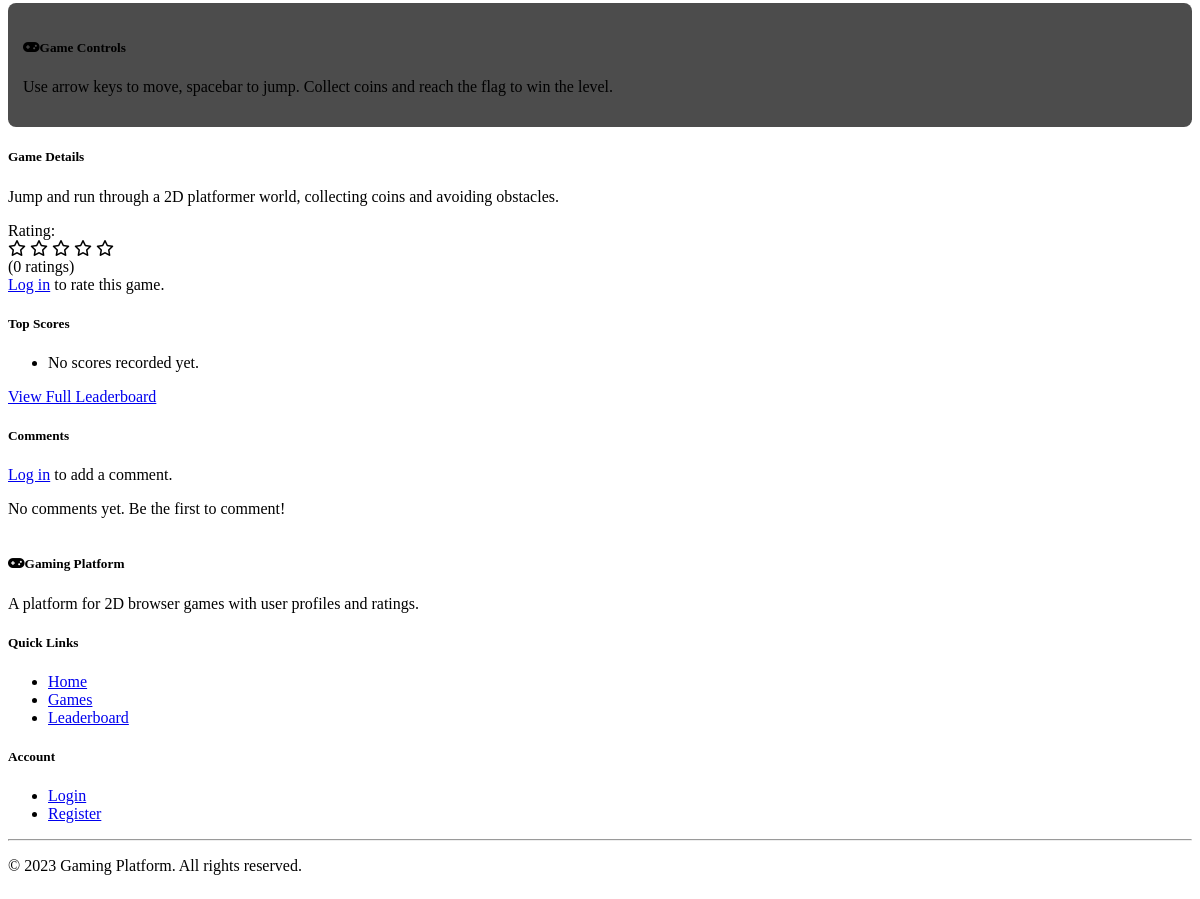
The page /game/3 (lower part) on the database as committed earlier.
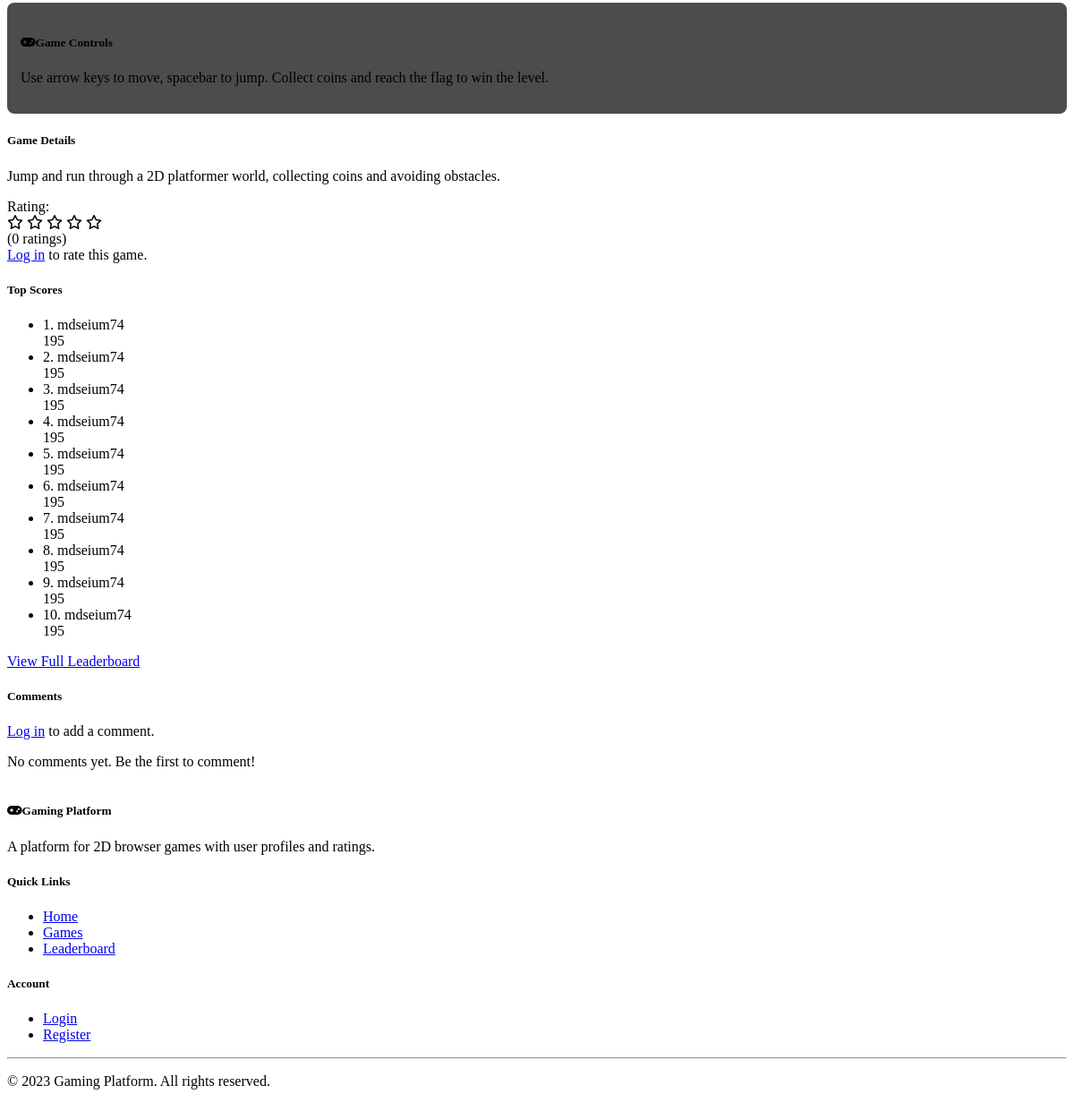
The same page on the database as committed later.
### models.py (models this page shows, shortened)
class Game(db.Model):
    id = db.Column(db.Integer, primary_key=True)
    title = db.Column(db.String(100), nullable=False)
    description = db.Column(db.Text, nullable=False)
    instructions = db.Column(db.Text, nullable=False)
    game_type = db.Column(db.String(50), nullable=False)
    scores = db.relationship('Score', backref='game', lazy='dynamic')
    ratings = db.relationship('Rating', backref='game', lazy='dynamic')
    comments = db.relationship('Comment', backref='game', lazy='dynamic')
    def average_rating(self):
        ratings = [r.rating for r in self.ratings]
        return sum(ratings) / len(ratings) if ratings else 0

class Score(db.Model):
    id = db.Column(db.Integer, primary_key=True)
    score = db.Column(db.Integer, nullable=False)
    date = db.Column(db.DateTime, default=datetime.utcnow)
    user_id = db.Column(db.Integer, db.ForeignKey('user.id'), nullable=False)
    game_id = db.Column(db.Integer, db.ForeignKey('game.id'), nullable=False)

class User(UserMixin, db.Model):
    id = db.Column(db.Integer, primary_key=True)
    username = db.Column(db.String(64), unique=True, nullable=False)
    email = db.Column(db.String(120), unique=True, nullable=False)
    password_hash = db.Column(db.String(256), nullable=False)
    date_joined = db.Column(db.DateTime, default=datetime.utcnow)
    scores = db.relationship('Score', backref='user', lazy='dynamic')
    ratings = db.relationship('Rating', backref='user', lazy='dynamic')
    comments = db.relationship('Comment', backref='user', lazy='dynamic')

### routes.py (the view)
    @app.route('/game/<int:game_id>')
    def game(game_id):
        game = Game.query.get_or_404(game_id)
        comments = Comment.query.filter_by(game_id=game_id).order_by(Comment.date.desc()).all()
        user_rating = None
        if current_user.is_authenticated:
            user_rating = Rating.query.filter_by(user_id=current_user.id, game_id=game_id).first()
        top_scores = Score.query.filter_by(game_id=game_id).order_by(Score.score.desc()).limit(10).all()
        return render_template('game.html',
                               game=game,
                               comments=comments,
                               user_rating=user_rating,
                               top_scores=top_scores)

### templates/game.html (shortened to what this page needs)
{% extends 'base.html' %}
{% block content %}
<div class="container">
    <div class="row mt-4">
        <div class="col-md-8">
            <div class="game-controls mb-4">
                <h5><i class="fas fa-gamepad me-2"></i>Game Controls</h5>
                <p>{{ game.instructions }}</p>
            </div>
        </div>
        <div class="col-md-4">
            <div class="card mb-4">
                <div class="card-header bg-primary text-white">
                    <h5 class="mb-0">Game Details</h5>
                </div>
                <div class="card-body">
                    <p>{{ game.description }}</p>
                    <div class="d-flex align-items-center mb-3">
                        <span class="me-2">Rating:</span>
                        <div class="rating-stars">
                            {% set avg_rating = game.average_rating()|int %}
                            {% for i in range(5) %}
                                {% if i < avg_rating %}
                                    <i class="fas fa-star"></i>
                                {% else %}
                                    <i class="far fa-star"></i>
                                {% endif %}
                            {% endfor %}
                        </div>
                        <span class="ms-2">({{ game.ratings.count() }} ratings)</span>
                    </div>
                    {% if current_user.is_authenticated %}
                        <form action="{{ url_for('rate_game') }}" method="post">
                            <input type="hidden" name="game_id" value="{{ game.id }}">
                            <input type="hidden" name="rating" id="rating-input" value="{{ user_rating.rating if user_rating else 0 }}">
                            <div class="mb-3">
                                <label class="form-label">Rate this game:</label>
                                <div class="rating-stars">
                                    {% for i in range(5) %}
                                        {% if user_rating and i < user_rating.rating %}
                                            <i class="fas fa-star" data-rating="{{ i+1 }}"></i>
                                        {% else %}
                                            <i class="far fa-star" data-rating="{{ i+1 }}"></i>
                                        {% endif %}
                                    {% endfor %}
                                </div>
                            </div>
                            <button type="submit" class="btn btn-primary">Submit Rating</button>
                        </form>
                    {% else %}
                        <div class="alert alert-info">
                            <a href="{{ url_for('login') }}">Log in</a> to rate this game.
                        </div>
                    {% endif %}
                </div>
            </div>
            <div class="card mb-4">
                <div class="card-header bg-primary text-white">
                    <h5 class="mb-0">Top Scores</h5>
                </div>
                <ul class="list-group list-group-flush">
                    {% for score in top_scores %}
                        <li class="list-group-item d-flex justify-content-between align-items-center{% if current_user.is_authenticated and score.user_id == current_user.id %} highlight-score{% endif %}">
                            <div>
                                <span class="fw-bold">{{ loop.index }}.</span>
                                {{ score.user.username }}
                            </div>
                            <span class="badge bg-primary rounded-pill">{{ score.score }}</span>
                        </li>
                    {% else %}
                        <li class="list-group-item">No scores recorded yet.</li>
                    {% endfor %}
                </ul>
                <div class="card-footer text-center">
                    <a href="{{ url_for('leaderboard', game_id=game.id) }}" class="btn btn-sm btn-outline-primary">View Full Leaderboard</a>
                </div>
            </div>
        </div>
    </div>
    <div class="row mt-4">
        <div class="col-md-12">
            <div class="card">
                <div class="card-header bg-primary text-white">
                    <h5 class="mb-0">Comments</h5>
                </div>
                <div class="card-body">
                    {% if current_user.is_authenticated %}
                        <form action="{{ url_for('add_comment') }}" method="post" class="mb-4">
                            <input type="hidden" name="game_id" value="{{ game.id }}">
                            <div class="mb-3">
                                <label for="content" class="form-label">Add a comment:</label>
                                <textarea class="form-control" id="content" name="content" rows="3" required></textarea>
                            </div>
                            <button type="submit" class="btn btn-primary">Post Comment</button>
                        </form>
                    {% else %}
                        <div class="alert alert-info mb-4">
                            <a href="{{ url_for('login') }}">Log in</a> to add a comment.
                        </div>
                    {% endif %}
                    <div class="comment-container">
                        {% if comments %}
                            {% for comment in comments %}
                                <div class="card mb-3 comment-card">
                                    <div class="card-body">
                                        <div class="d-flex justify-content-between">
                                            <h6 class="card-subtitle mb-2 text-muted">{{ comment.user.username }}</h6>
                                            <small class="text-muted">{{ comment.date.strftime('%Y-%m-%d %H:%M') }}</small>
                                        </div>
                                        <p class="card-text">{{ comment.content }}</p>
                                    </div>
                                </div>
                            {% endfor %}
                        {% else %}
                            <div class="text-center text-muted my-5">
                                <p>No comments yet. Be the first to comment!</p>
                            </div>
                        {% endif %}
                    </div>
                </div>
            </div>
        </div>
    </div>
</div>
{% endblock %}

### templates/base.html (shortened to what this page needs)
<!DOCTYPE html>
<html lang="en" data-bs-theme="dark">
<head>
    <link href="https://cdn.replit.com/agent/bootstrap-agent-dark-theme.min.css" rel="stylesheet">
    <link rel="stylesheet" href="https://cdnjs.cloudflare.com/ajax/libs/font-awesome/6.0.0/css/all.min.css">
    <link rel="stylesheet" href="{{ url_for('static', filename='css/style.css') }}">
</head>
<body>
    <main class="py-4">
        {% block content %}{% endblock %}
    </main>
    <footer class="bg-dark text-light py-4 mt-auto">
        <div class="container">
            <div class="row">
                <div class="col-md-6">
                    <h5><i class="fas fa-gamepad me-2"></i>Gaming Platform</h5>
                    <p>A platform for 2D browser games with user profiles and ratings.</p>
                </div>
                <div class="col-md-3">
                    <h5>Quick Links</h5>
                    <ul class="list-unstyled">
                        <li><a href="{{ url_for('index') }}" class="text-light">Home</a></li>
                        <li><a href="{{ url_for('games_list') }}" class="text-light">Games</a></li>
                        <li><a href="{{ url_for('leaderboard') }}" class="text-light">Leaderboard</a></li>
                    </ul>
                </div>
                <div class="col-md-3">
                    <h5>Account</h5>
                    <ul class="list-unstyled">
                        {% if current_user.is_authenticated %}
                            <li><a href="{{ url_for('profile') }}" class="text-light">Profile</a></li>
                            <li><a href="{{ url_for('logout') }}" class="text-light">Logout</a></li>
                        {% else %}
                            <li><a href="{{ url_for('login') }}" class="text-light">Login</a></li>
                            <li><a href="{{ url_for('register') }}" class="text-light">Register</a></li>
                        {% endif %}
                    </ul>
                </div>
            </div>
            <hr>
            <div class="row">
                <div class="col-12 text-center">
                    <p class="mb-0">&copy; 2023 Gaming Platform. All rights reserved.</p>
                </div>
            </div>
        </div>
    </footer>
</body>
</html>

### static/css/style.css (style rules this page uses)
body { min-height: 100vh; display: flex; flex-direction: column; }
main { flex: 1; }
.rating-stars { color: var(--bs-warning); cursor: pointer; }
.comment-container { max-height: 400px; overflow-y: auto; }
.game-controls { background-color: rgba(0, 0, 0, 0.7); border-radius: 8px; padding: 15px; margin: 15px 0; }
.game-controls h5 { color: var(--bs-warning); }

Rows that differ between the two databases and show on the page:
added Score: user.username "mdseium74", score "195"
added Score: user.username "mdseium74", score "195"
added Score: user.username "mdseium74", score "195"
added Score: user.username "mdseium74", score "195"
added Score: user.username "mdseium74", score "195"
added Score: user.username "mdseium74", score "195"
added Score: user.username "mdseium74", score "195"
added Score: user.username "mdseium74", score "195"
added Score: user.username "mdseium74", score "195"
added Score: user.username "mdseium74", score "195"
Other text that changed with them:
text no longer shown: "No scores recorded yet."
